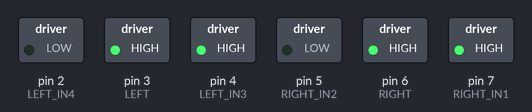
This sketch was run on a simulated Arduino Uno, built with avr-gcc and run on an emulated ATmega328P. Shown: switched loads named in the sketch (green lamp = pin HIGH).

Above: at 0.7 s.
At 3.7 s:
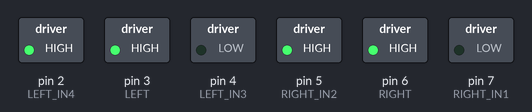
At 5.2 s:
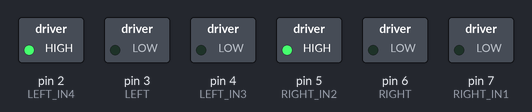
At 6.7 s:
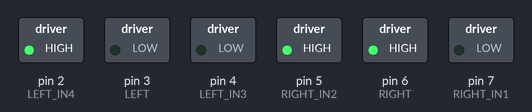
At 9.7 s:
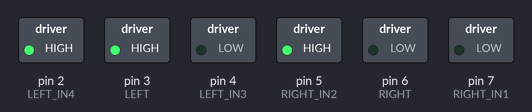
At 14.2 s:
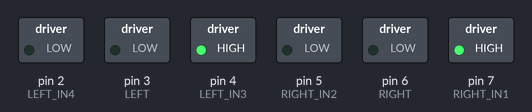
Timing chart, 0 to 15.6 s (numbered marks = the images above):
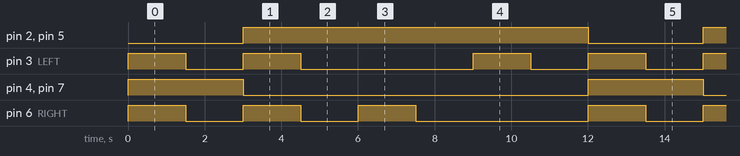

Measured:
- by itself, pin 2 (LEFT_IN4), pin 5 (RIGHT_IN2): alternates HIGH for 9.0 s and LOW for 3.0 s
- by itself, pin 3 (LEFT): repeats every 12.0 s: LOW 1.5 s, HIGH 1.5 s, LOW 4.5 s, HIGH 1.5 s, LOW 1.5 s, HIGH 1.5 s
- by itself, pin 4 (LEFT_IN3), pin 7 (RIGHT_IN1): alternates HIGH for 3.0 s and LOW for 9.0 s
- by itself, pin 6 (RIGHT): repeats every 12.0 s: 2 × (LOW 1.5 s, HIGH 1.5 s), LOW 4.5 s, HIGH 1.5 s

The sketch:

motores.ino
```cpp
int LEFT = 3;
int LEFT_IN3 = 4;
int LEFT_IN4 = 2;
int RIGHT = 6;
int RIGHT_IN1 = 7;
int RIGHT_IN2 = 5;

void setup() {
  pinMode(LEFT_IN3, OUTPUT);
  pinMode(LEFT_IN4, OUTPUT);
  pinMode(LEFT, OUTPUT);
  pinMode(RIGHT_IN1, OUTPUT);
  pinMode(RIGHT_IN2, OUTPUT);
  pinMode(RIGHT, OUTPUT);
}

void loop() {
  digitalWrite(LEFT, HIGH);
  digitalWrite(LEFT_IN3, HIGH);
  digitalWrite(LEFT_IN4, LOW);
  digitalWrite(RIGHT, HIGH);
  digitalWrite(RIGHT_IN1, HIGH);
  digitalWrite(RIGHT_IN2, LOW);
  delay(1500);

  digitalWrite(LEFT, LOW);
  digitalWrite(RIGHT, LOW);
  delay(1500);

  digitalWrite(LEFT, HIGH);
  digitalWrite(LEFT_IN3, LOW);
  digitalWrite(LEFT_IN4, HIGH);
  digitalWrite(RIGHT, HIGH);
  digitalWrite(RIGHT_IN1, LOW);
  digitalWrite(RIGHT_IN2, HIGH);
  delay(1500);

  digitalWrite(LEFT, LOW);
  digitalWrite(RIGHT, LOW);
  delay(1500);


  digitalWrite(RIGHT, HIGH);
  digitalWrite(RIGHT_IN1, LOW);
  digitalWrite(RIGHT_IN2, HIGH);
  delay(1500);

  digitalWrite(LEFT, LOW);
  digitalWrite(RIGHT, LOW);
  delay(1500);

  digitalWrite(LEFT, HIGH);
  digitalWrite(LEFT_IN3, LOW);
  digitalWrite(LEFT_IN4, HIGH);
  delay(1500);

  digitalWrite(LEFT, LOW);
  digitalWrite(RIGHT, LOW);
  delay(1500);

}
```
